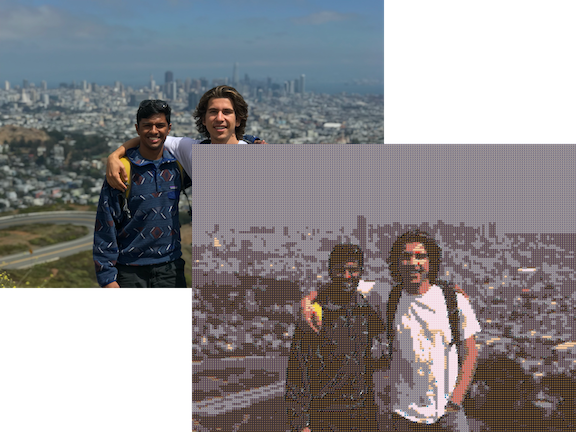
#> input picture showcase.png, 576 x 432 px
$ python mosaic.py ../../showcase.png ../../showcase.png   (Python 2 division)   (older library calls are emulated)
#> lines starting #> are read from the running program, lines starting #| are printed output that depends on the picture
import sys
import os
import datetime
from PIL import Image
from multiprocessing import Process, cpu_count, Pipe

# Change these 3 config parameters to suit your needs...
TILE_SIZE      = 50        # height/width of mosaic tiles in pixels
TILE_MATCH_RES = 5        # tile matching resolution (higher values give better fit but require more processing)
ENLARGEMENT    = 8        # the mosaic image will be this many times wider and taller than the original

TILE_BLOCK_SIZE = TILE_SIZE / max(min(TILE_MATCH_RES, TILE_SIZE), 1)
WORKER_COUNT = 2
OUT_FILE = 'mosaic.jpeg'
EOQ_VALUE = None

class TileProcessor:
    def __init__(self, tiles_directory):
        self.tiles_directory = tiles_directory

    def __process_tile(self, tile_path):
        try:
            img = Image.open(tile_path)
            # tiles must be square, so get the largest square that fits inside the image
            w = img.size[0]
            h = img.size[1]
            min_dimension = min(w, h)
            w_crop = (w - min_dimension) / 2
            h_crop = (h - min_dimension) / 2
            img = img.crop((w_crop, h_crop, w - w_crop, h - h_crop))

            large_tile_img = img.resize((TILE_SIZE, TILE_SIZE), Image.ANTIALIAS)
            small_tile_img = img.resize((TILE_SIZE/TILE_BLOCK_SIZE, TILE_SIZE/TILE_BLOCK_SIZE), Image.ANTIALIAS)

            return (large_tile_img.convert('RGB'), small_tile_img.convert('RGB'))
        except:
            return (None, None)

    def get_tiles(self):
        large_tiles = []
        small_tiles = []

        print 'Reading tiles from \'%s\'...' % (self.tiles_directory, )

        # search the tiles directory recursively
        for root, subFolders, files in os.walk(self.tiles_directory):
            for tile_name in files:
                tile_path = os.path.join(root, tile_name)
                large_tile, small_tile = self.__process_tile(tile_path)
                if large_tile:
                    large_tiles.append(large_tile)
                    small_tiles.append(small_tile)

        print 'Processed %s tiles.' % (len(large_tiles),)

        return (large_tiles, small_tiles)

class TargetImage:
    def __init__(self, image_path):
        self.image_path = image_path

    def get_data(self):
        print 'Processing main image...'
        img = Image.open(self.image_path)
#> img is the input picture: PIL image 576x432 RGBA; mean R, G, B, A 85.2, 83.8, 86.9, 198.3
        w = img.size[0] * ENLARGEMENT
#> w = 4608
        h = img.size[1]    * ENLARGEMENT
#> h = 3456
        large_img = img.resize((w, h), Image.ANTIALIAS)
        w_diff = (w % TILE_SIZE)/2
#> w_diff = 4
        h_diff = (h % TILE_SIZE)/2
#> h_diff = 3

        # if necesary, crop the image slightly so we use a whole number of tiles horizontally and vertically
        if w_diff or h_diff:
            large_img = large_img.crop((w_diff, h_diff, w - w_diff, h - h_diff))
#> large_img: PIL image 4600x3450 RGBA

        small_img = large_img.resize((w/TILE_BLOCK_SIZE, h/TILE_BLOCK_SIZE), Image.ANTIALIAS)

        image_data = (large_img.convert('RGB'), small_img.convert('RGB'))

        print 'Main image processed.'

        return image_data

class TileFitter:
    def __init__(self, tiles_data):
        self.tiles_data = tiles_data

    def __get_tile_diff(self, t1, t2, bail_out_value):
        diff = 0
        for i in range(len(t1)):
            #diff += (abs(t1[i][0] - t2[i][0]) + abs(t1[i][1] - t2[i][1]) + abs(t1[i][2] - t2[i][2]))
            diff += ((t1[i][0] - t2[i][0])**2 + (t1[i][1] - t2[i][1])**2 + (t1[i][2] - t2[i][2])**2)
            if diff > bail_out_value:
                # we know already that this isnt going to be the best fit, so no point continuing with this tile
                return diff
        return diff

    def get_best_fit_tile(self, img_data):
        best_fit_tile_index = None
        min_diff = sys.maxint
        tile_index = 0

        # go through each tile in turn looking for the best match for the part of the image represented by 'img_data'
        for tile_data in self.tiles_data:
            diff = self.__get_tile_diff(img_data, tile_data, min_diff)
            if diff < min_diff:
                min_diff = diff
                best_fit_tile_index = tile_index
            tile_index += 1

        return best_fit_tile_index

def fit_tiles(row_start, row_end, x_tile_count, tiles_data, original_img_small, conn):
    # this function gets run by the worker processes, one on each CPU core
    tile_fitter = TileFitter(tiles_data)

    coords_list = []

    for x in range(x_tile_count):
        for y in range(row_start, row_end):
            large_box = (x * TILE_SIZE, y * TILE_SIZE, (x + 1) * TILE_SIZE, (y + 1) * TILE_SIZE)
            small_box = (x * TILE_SIZE/TILE_BLOCK_SIZE, y * TILE_SIZE/TILE_BLOCK_SIZE, (x + 1) * TILE_SIZE/TILE_BLOCK_SIZE, (y + 1) * TILE_SIZE/TILE_BLOCK_SIZE)
            img_data = list(original_img_small.crop(small_box).getdata())
            img_coords = large_box
            tile_index = tile_fitter.get_best_fit_tile(img_data)
            coords_list.append((img_coords, tile_index))

    print("I'm finished")
    conn.send(coords_list)
    print("sent data")
    conn.close()
    print("closed connection")

class ProgressCounter:
    def __init__(self, total):
        self.total = total
        self.counter = 0

    def update(self):
        self.counter += 1
        sys.stdout.write("Progress: %s%% %s" % (100 * self.counter / self.total, "\r"))
        sys.stdout.flush();

class MosaicImage:
    def __init__(self, original_img):
        self.image = Image.new(original_img.mode, original_img.size)
        self.x_tile_count = original_img.size[0] / TILE_SIZE
        self.y_tile_count = original_img.size[1] / TILE_SIZE
        self.total_tiles  = self.x_tile_count * self.y_tile_count

    def add_tile(self, tile_data, coords):
        img = Image.new('RGB', (TILE_SIZE, TILE_SIZE))
        img.putdata(tile_data)
        self.image.paste(img, coords)

    def save(self, path):
        self.image.save(path)

def compose(original_img, tiles, tiles_path):
#> called with tiles = ([], []), tiles_path = '../../showcase.png'
    print 'Building mosaic, press Ctrl-C to abort...'
    print('number of workers: ', WORKER_COUNT)
    original_img_large, original_img_small = original_img
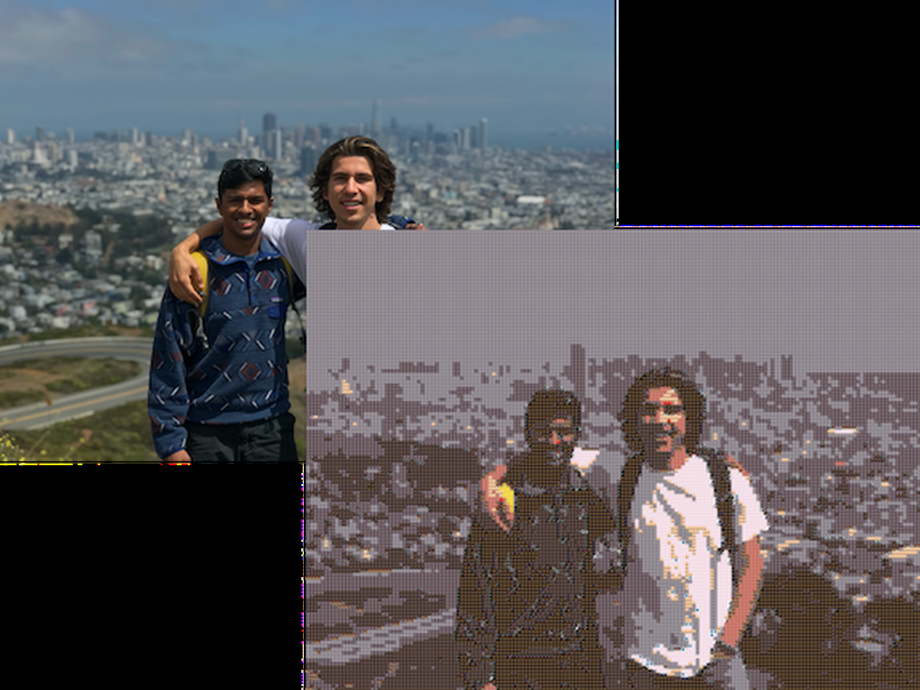
#> original_img_large: PIL image 4600x3450 RGB (shown at 1/5 size); mean R, G, B 85.6, 84, 87
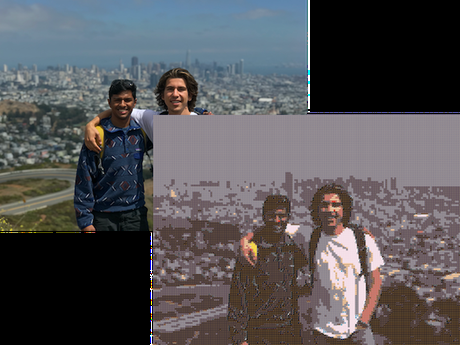
#> original_img_small: PIL image 460x345 RGB; mean R, G, B 85.8, 84.4, 87.3
    tiles_large, tiles_small = tiles

    mosaic = MosaicImage(original_img_large)
#> in __init__, `self.image = Image.new(original_img.mode, original_img.size)`: self.image: PIL image 4600x3450 RGB; every value is 0

    all_tile_data_large = map(lambda tile : list(tile.getdata()), tiles_large)
    all_tile_data_small = map(lambda tile : list(tile.getdata()), tiles_small)

    counts = {}

    # create a list to keep all processes
    processes = []

    # create a process per instance
    parent_connections = []

    num_rows = mosaic.y_tile_count / WORKER_COUNT
#> num_rows = 34
    start_time = datetime.datetime.now()

    try:
        for p in range(WORKER_COUNT):
            # create a pipe for communication
            parent_conn, child_conn = Pipe()
            parent_connections.append(parent_conn)

            # determine which tiles this process will work on
            start_row = p * num_rows
            end_row = min(start_row + num_rows, mosaic.y_tile_count)

            # create the process, pass instance and connection
            process = Process(target=fit_tiles, args=(start_row, end_row, mosaic.x_tile_count, all_tile_data_small, original_img_small, child_conn))
            processes.append(process)
#> this loop made 2 passes
#> (start_row, end_row) on passes 1 to 2: (0, 34), (34, 68)
#> after the loop, parent_connections = 2 items; processes = 2 items

        # start all processes
        for process in processes:
            process.start()
#> this loop made 2 passes
#| I'm finished
#| sent data
#| closed connection
#| I'm finished
#| sent data
#| closed connection

        # assemble final image
        for parent_connection in parent_connections:
            data = parent_connection.recv()
            for img_coords, best_fit_tile_index in data:
                tile_data = all_tile_data_large[best_fit_tile_index]
                mosaic.add_tile(tile_data, img_coords)
#> this loop made 1 pass
#| Time: 738
#| Writing file to  ../../showcase.png/mosaic.jpeg
#| Finished, output is in ../../showcase.png/mosaic.jpeg

        # make sure that all processes have finished
        for process in processes:
            process.join()

    except KeyboardInterrupt:
        print '\nHalting, saving partial image please wait...'

    finally:
        delta = datetime.datetime.now() - start_time
        print("Time: {}".format(int(delta.total_seconds() * 1000)))
        image_path = os.path.join(tiles_path, OUT_FILE)
        print 'Writing file to ', image_path

        mosaic.save(image_path)
        print '\nFinished, output is in', image_path

        return image_path, counts


def mosaic(img_path, tiles_path):
    tiles_data = TileProcessor(tiles_path).get_tiles()
    image_data = TargetImage(img_path).get_data()
    return compose(image_data, tiles_data, tiles_path)

if __name__ == '__main__':
    if len(sys.argv) < 3:
        print 'Usage: %s <image> <tiles directory>\r' % (sys.argv[0],)
    else:
        mosaic(sys.argv[1], sys.argv[2])
